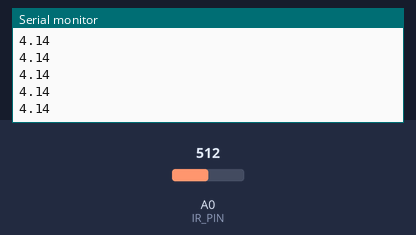
A sketch run on a simulated Arduino Uno, built with avr-gcc and run on an emulated ATmega328P. On the bench: the last lines printed to the serial monitor. The test bench sets the inputs (shaded band); at power-on: A0 (IR_PIN) = 512.

Above: at 1.2 s.
1.3 s: A0 (IR_PIN) set to 716
At 1.56 s:
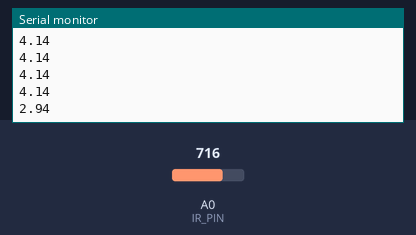
2.8 s: A0 (IR_PIN) set to 900
At 2.96 s:
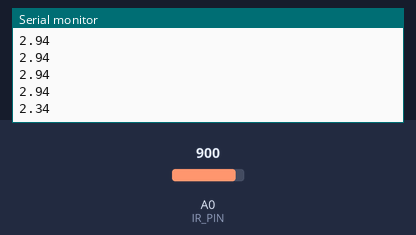
Timing chart, 0 to 5.8 s (numbered marks = the images above; inputs shaded):
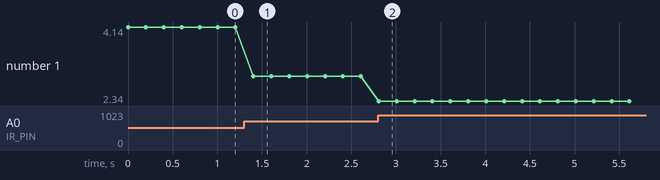

Measured:
- after the input at 1.3 s, the serial monitor: prints a new line after 0.10 s (image 1)
- after the input at 2.8 s, the serial monitor: prints a new line at once (image 2)
- plotted number 1: 4.14 → 2.94 after the input at 1.3 s, 2.94 → 2.34 after the input at 2.8 s

The sketch:

distance-sensor.ino
```cpp
#define IR_PIN A0  // IR distance sensor pin

void setup() {
  Serial.begin(9600);
  pinMode(IR_PIN, INPUT);
}

void loop() {
  int val = analogRead(IR_PIN);            // Read raw sensor value (0–1023)
  float distance = calculate_distance(val); // Convert to distance in cm

  // Serial.print("Distance: ");
  Serial.println(distance, 2); // Print with 2 decimal places
  // Serial.println(" cm");

  delay(200);  // Small delay for readability
}

float calculate_distance(int rawValue) {
  // Convert analog reading to distance (example formula, may need calibration)
  float distance = 2076.0 / (rawValue - 11);  // Use float math for better precision
  return distance;
}
```
